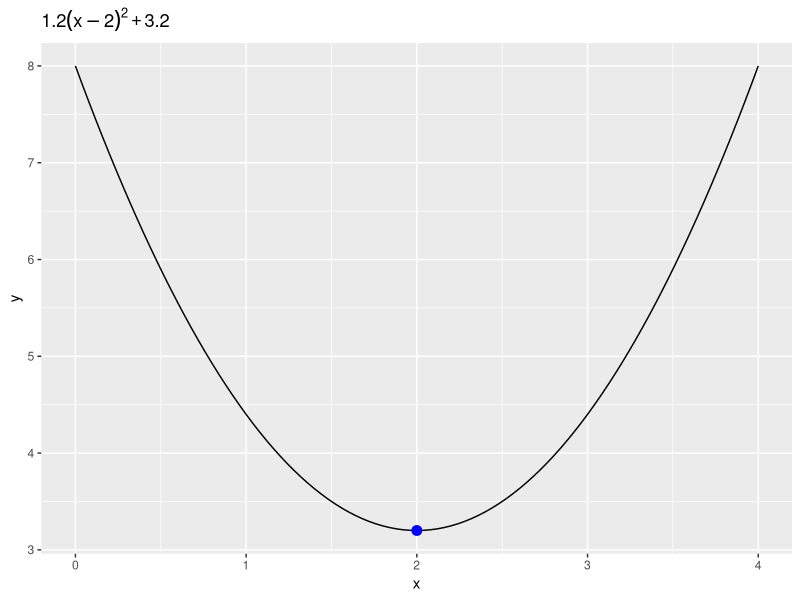
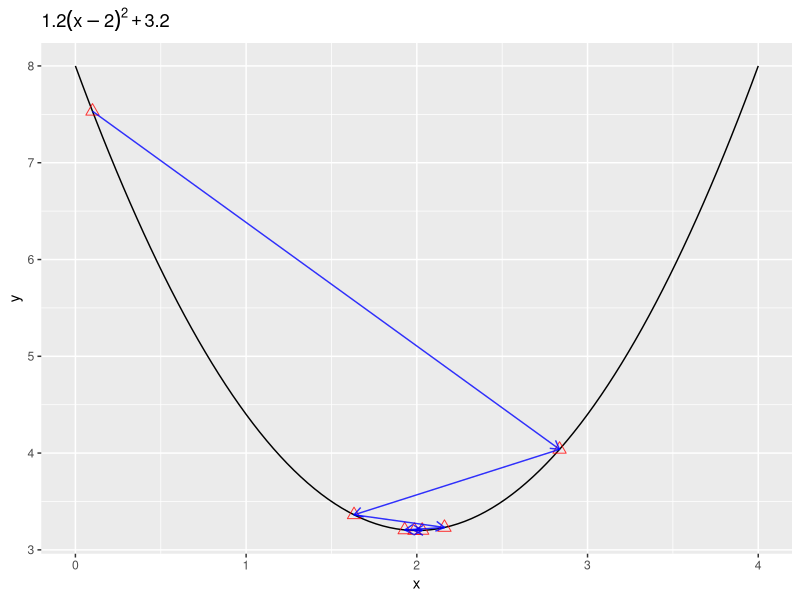

Recreate these plots in R, in order.
## ---- chunk 1

# libraries that we'll use throughout the tutorial
library(grid)
library(ggplot2)

# original formula 
Formula <- function(x) 1.2 * (x-2)^2 + 3.2

# visualize the function, and the optimal solution
ggplot( data.frame( x = c( 0, 4 ) ), aes( x ) ) + 
stat_function( fun = Formula ) + 
geom_point( data = data.frame( x = 2, y = Formula(2) ), aes( x, y ), 
	        color = "blue", size = 3 ) + 
ggtitle( expression( 1.2 * (x-2)^2 + 3.2 ) )

## ---- chunk 2

# first derivative of the formula above
Derivative <- function(x) 2 * 1.2 * (x-2) 

# define the alpha value (learning rate)
learning_rate <- .6

# define the initial value 
x <- .1

( iteration <- data.frame( x = x, value = Formula(x) ) )

## ---- chunk 3
#### One iteration :
# apply the formula of gradient descent
x <- x- learning_rate * Derivative(x)

# output
rbind( iteration, c( x, Formula(x) ) )

## ---- chunk 4

#### Gradient Descent implementation : 

## Define parameters :
# x_new : initial guess for the x value
# x_old : assign a random value to start for the first iteration 
x_new <- .1 
x_old <- 0

# define the alpha value (learning rate)
learning_rate <- .6

# define the epilson value, maximum iteration allowed 
epsilon <- .05
step <- 1
iteration <- 10

# records the x and y value for visualization ; add the inital guess 
xtrace <- list() ; ytrace <- list()
xtrace[[1]] <- x_new ; ytrace[[1]] <- Formula(x_new)
cbind( xtrace, ytrace )
## ---- chunk 5

while( abs( x_new - x_old ) > epsilon & step <= iteration )
{
	# update iteration count 
	step <- step + 1	
	
	# gradient descent
	x_old <- x_new
	x_new <- x_old - learning_rate * Derivative(x_old)
	
	# record keeping 
	xtrace[[step]] <- x_new
	ytrace[[step]] <- Formula(x_new)	
}

# create the data points' dataframe
record <- data.frame( x = do.call( rbind, xtrace ), y = do.call( rbind, ytrace ) )
record

## ---- chunk 6

# create the segment between each points (gradient steps)
segment <- data.frame( x = double(), y = double(), xend = double(), yend = double() )
for( i in 1:( nrow(record)-1 ) )
{
	segment[ i, ] <- cbind( record[ i, ], record[ i+1, ] )	
}

# visualize the gradient descent's value 
ggplot( data.frame( x = c( 0, 4 ) ), aes( x ) ) + 
stat_function( fun = Formula ) + 
ggtitle( expression( 1.2 * (x-2)^2 + 3.2 ) ) + 
geom_point( data = record, aes( x, y ), color = "red", size = 3, alpha = .8, shape = 2 ) +
geom_segment( data = segment , aes( x = x, y = y, xend = xend, yend = yend ), 
              color = "blue", alpha = .8, arrow = arrow( length = unit( 0.25, "cm" ) ) )

## ---- chunk 7

housingdata <- read.csv("housing.csv")
list( head(housingdata), dim(housingdata) )

